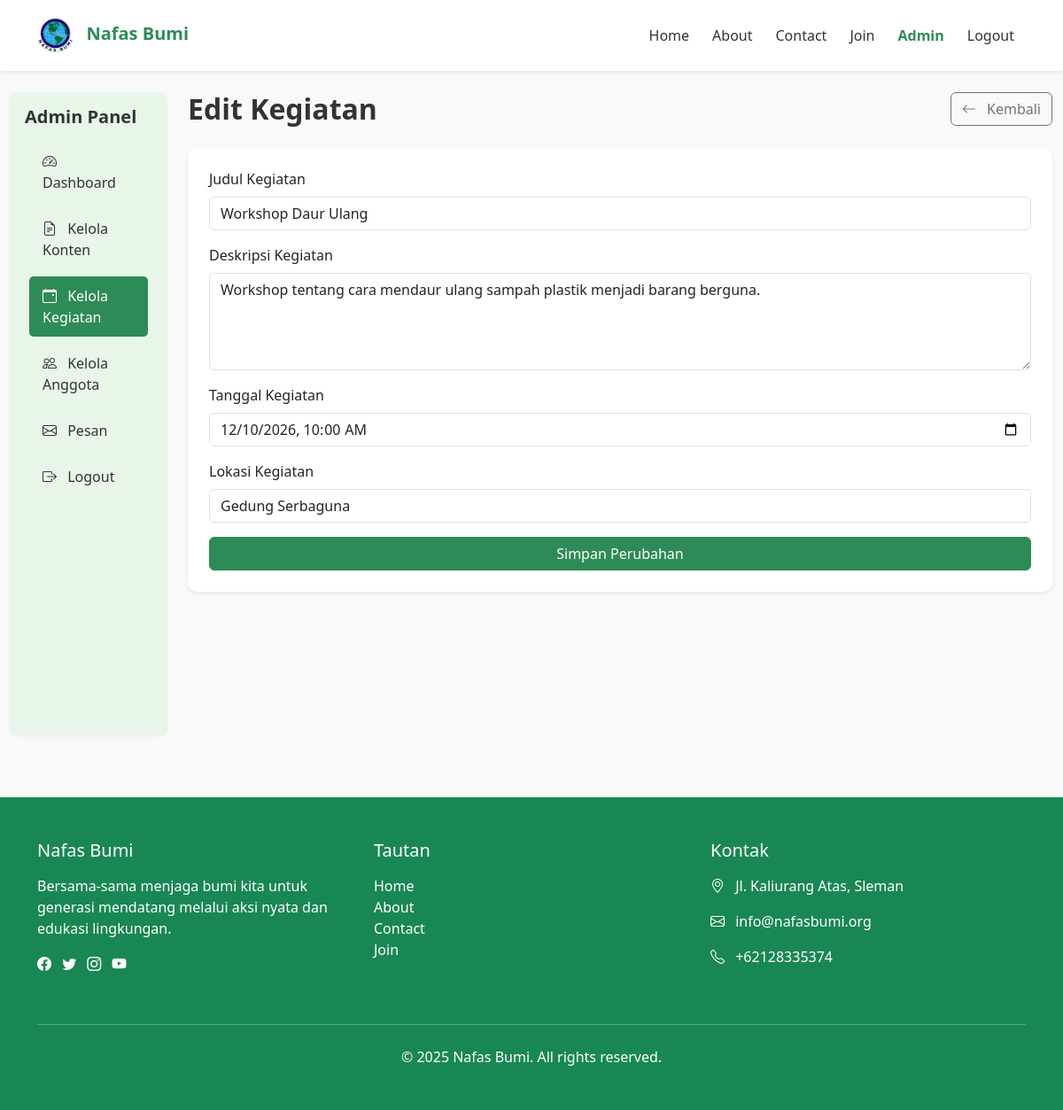
Screenshot of /admin/edit_event.php?id=2 (signed in) with the database file from the repository.
### tables this page shows
CREATE TABLE `events` (
  `id` int(11) NOT NULL,
  `title` varchar(255) NOT NULL,
  `description` text NOT NULL,
  `event_date` datetime NOT NULL,
  `location` varchar(255) DEFAULT NULL,
  `created_at` timestamp NOT NULL DEFAULT current_timestamp(),
  `updated_at` timestamp NOT NULL DEFAULT current_timestamp() ON UPDATE current_timestamp()
);

### includes/functions.php (called while the page is built, shortened)
<?php
function getEventById($conn, $id) {
    $stmt = $conn->prepare("SELECT * FROM events WHERE id = ?");
    $stmt->bind_param("i", $id);
    $stmt->execute();
    $result = $stmt->get_result();
    $event = $result->fetch_assoc();
    return $event;
}

### admin/edit_event.php (the view, shortened to what this page needs)
<?php
require_once '../includes/db_connect.php';
require_once '../includes/functions.php';
$id = isset($_GET['id']) ? (int)$_GET['id'] : 0;
$event = getEventById($conn, $id);
include '../includes/header.php';
?>
<div class="container-fluid py-4">
    <div class="row">
        <div class="col-md-3 col-lg-2">
            <div class="admin-sidebar p-3 rounded shadow-sm">
                <h5 class="mb-3 fw-bold">Admin Panel</h5>
                <div class="nav flex-column">
                    <a href="dashboard.php" class="nav-link mb-2">
                        <i class="bi bi-speedometer2 me-2"></i> Dashboard
                    </a>
                    <a href="manage_content.php" class="nav-link mb-2">
                        <i class="bi bi-file-earmark-text me-2"></i> Kelola Konten
                    </a>
                    <a href="manage_event.php" class="nav-link active mb-2">
                        <i class="bi bi-calendar-event me-2"></i> Kelola Kegiatan
                    </a>
                    <a href="manage_members.php" class="nav-link mb-2">
                        <i class="bi bi-people me-2"></i> Kelola Anggota
                    </a>
                    <a href="manage_messages.php" class="nav-link mb-2">
                        <i class="bi bi-envelope me-2"></i> Pesan
                    </a>
                    <a href="../logout.php" class="nav-link text-danger">
                        <i class="bi bi-box-arrow-right me-2"></i> Logout
                    </a>
                </div>
            </div>
        </div>
        <div class="col-md-9 col-lg-10">
            <div class="d-flex justify-content-between align-items-center mb-4">
                <h2 class="mb-0 fw-bold">Edit Kegiatan</h2>
                <a href="manage_event.php" class="btn btn-outline-secondary">
                    <i class="bi bi-arrow-left me-2"></i> Kembali
                </a>
            </div>
            <div class="card border-0 shadow-sm">
                <div class="card-body p-4">
                    <form method="post" action="edit_event.php?id=<?php echo $id; ?>">
                        <div class="mb-3">
                            <label for="title" class="form-label">Judul Kegiatan</label>
                            <input type="text" class="form-control" id="title" name="title" value="<?php echo htmlspecialchars($event['title']); ?>" required>
                        </div>
                        <div class="mb-3">
                            <label for="description" class="form-label">Deskripsi Kegiatan</label>
                            <textarea class="form-control" id="description" name="description" rows="4" required><?php echo htmlspecialchars($event['description']); ?></textarea>
                        </div>
                        <div class="mb-3">
                            <label for="event_date" class="form-label">Tanggal Kegiatan</label>
                            <input type="datetime-local" class="form-control" id="event_date" name="event_date" value="<?php echo date('Y-m-d\TH:i', strtotime($event['event_date'])); ?>" required>
                        </div>
                        <div class="mb-3">
                            <label for="location" class="form-label">Lokasi Kegiatan</label>
                            <input type="text" class="form-control" id="location" name="location" value="<?php echo htmlspecialchars($event['location']); ?>" placeholder="Masukkan lokasi (opsional)">
                        </div>
                        <div class="d-grid">
                            <button type="submit" class="btn btn-success">Simpan Perubahan</button>
                        </div>
                    </form>
                </div>
            </div>
        </div>
    </div>
</div>
<?php include '../includes/footer.php'; ?>

### assets/css/style.css (style rules this page uses)
:root { --primary-color: #2e8b57; --secondary-color: #98fb98; --light-color: #e8f5e9; --dark-color: #1b5e20; --white-color: #ffffff; }
body { font-family: "Segoe UI", Tahoma, Geneva, Verdana, sans-serif; color: #333; background-color: #f9f9f9; }
.nav-link { color: #333 !important; font-weight: 500; margin: 0 5px; transition: all 0.3s; }
.nav-link:hover, .nav-link.active { color: var(--primary-color) !important; }
.btn-success { background-color: var(--primary-color); border-color: var(--primary-color); }
.card { border: none; border-radius: 10px; overflow: hidden; transition: transform 0.3s, box-shadow 0.3s; }
.admin-sidebar { background-color: var(--light-color); min-height: calc(100vh - 76px); }
.admin-sidebar .nav-link { color: #333; padding: 10px 15px; border-radius: 5px; margin-bottom: 5px; }
.admin-sidebar .nav-link:hover, .admin-sidebar .nav-link.active { background-color: var(--primary-color); color: white !important; }

### rows the page displays
events: title "Workshop Daur Ulang", description "Workshop tentang cara mendaur ulang sampah plastik menjadi barang berguna.", event_date "12/10/2026 10:00", location "Gedung Serbaguna"
